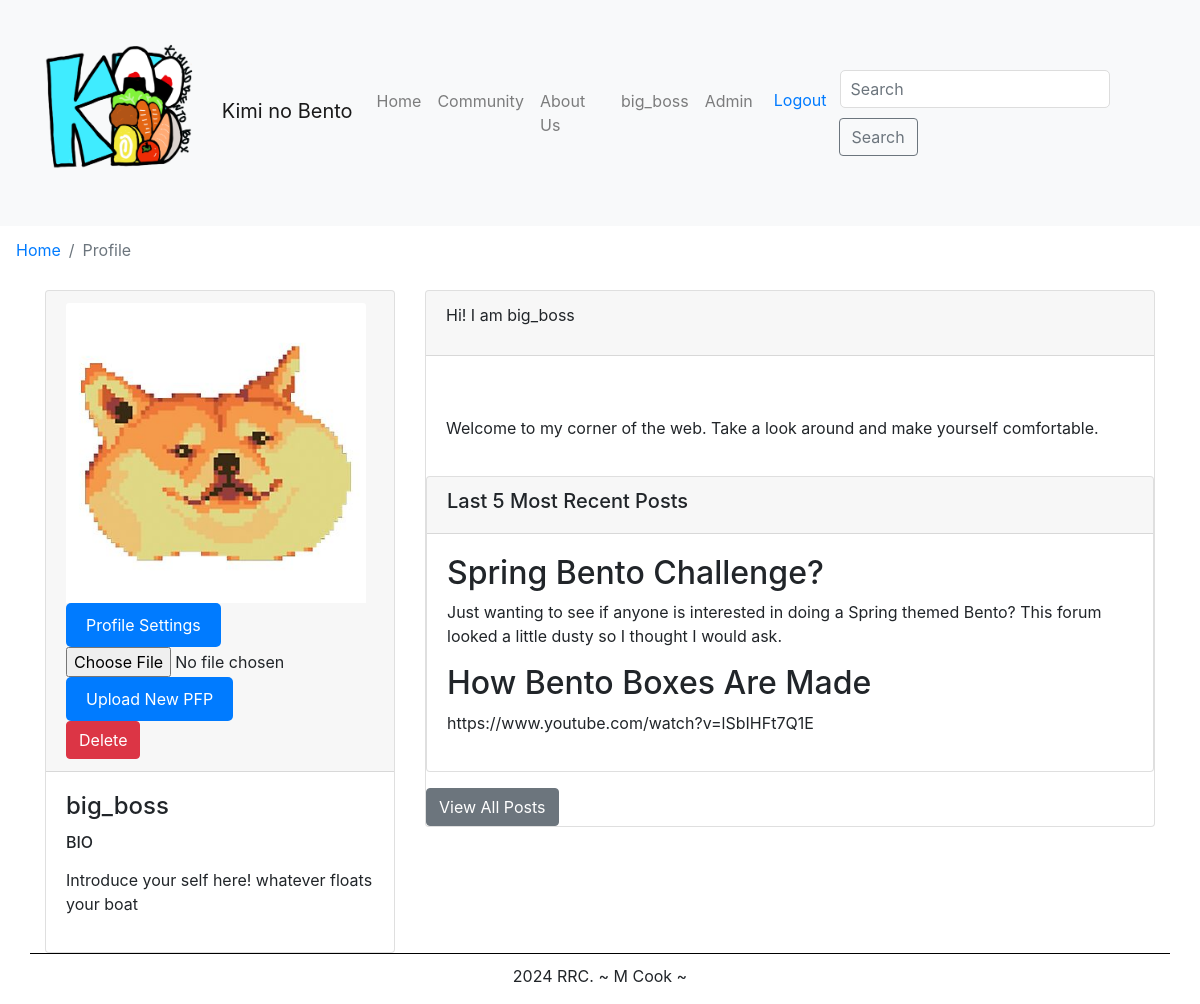
Screenshot of /user/account.php (signed in) with the database file from the repository.
### tables this page shows
CREATE TABLE `profiles` (
  `profiles_id` int(11) NOT NULL,
  `profiles_pfp` text NOT NULL,
  `profiles_about` varchar(255) DEFAULT NULL,
  `profiles_introtitle` varchar(100) DEFAULT NULL,
  `profiles_introtext` text DEFAULT NULL,
  `user_id` int(11) DEFAULT NULL
);

CREATE TABLE `posts` (
  `post_id` int(11) NOT NULL,
  `topic_id` int(11) DEFAULT NULL,
  `author_id` int(11) DEFAULT NULL,
  `title` text NOT NULL,
  `content` text NOT NULL,
  `date_created` timestamp NOT NULL DEFAULT current_timestamp()
);

### classes/database.classes.php (called while the page is built)
<?php
class Database
{
    protected function connection()
    {
        $dsn = 'mysql:host=localhost;dbname=knb_database;charset=utf8';
        $user = 'cms_user';
        $pass = 'youllnevergeussthispassworditslong';
        try {
            $db = new PDO($dsn, $user, $pass);
            $db->setAttribute(PDO::ATTR_ERRMODE, PDO::ERRMODE_EXCEPTION);
            return $db;
        } catch (PDOException $e) {
            throw new Exception("Error connecting to the database: " . $e->getMessage());
        }
    }
}

### classes/profileinfo.classes.php (called while the page is built, shortened)
<?php
class ProfileInfo extends Database
{
    protected function getProfileInfo($user_id)
    {
        try {
            $stmt = $this->connection()->prepare('SELECT * FROM profiles WHERE user_id = ?');
            $stmt->bindValue(1, $user_id, PDO::PARAM_INT);
            $stmt->execute();
            $profileData = $stmt->fetchAll(PDO::FETCH_ASSOC);
            return $profileData;
        } catch (PDOException $e) {
            header("Location: ../index.php");
            exit();
        }
    }
    public function getProfilePicture($user_id)
    {
        try {
            $stmt = $this->connection()->prepare('SELECT profiles_pfp FROM profiles WHERE user_id = ?');
            $stmt->bindValue(1, $user_id, PDO::PARAM_INT);
            $stmt->execute();
            $result = $stmt->fetch(PDO::FETCH_ASSOC);
            if ($result && isset($result['profiles_pfp'])) {
                return $result['profiles_pfp'];
            } else {
                return '../img/default imgs/cat_bento.png';
            }
        } catch (PDOException $e) {
            header("Location: ../index.php");
            exit();
        }
    }
    protected function getUserPosts($user_id)
    {
        try {
            $stmt = $this->connection()->prepare('SELECT post_id, title, content FROM posts WHERE author_id = ?');
            $stmt->bindValue(1, $user_id, PDO::PARAM_INT);
            $stmt->execute();
            $posts = $stmt->fetchAll(PDO::FETCH_ASSOC);
            return $posts;
        } catch (PDOException $e) {
            header("Location: ../index.php");
            exit();
        }
    }
}

### classes/profileInfo-view.classes.php (called while the page is built, shortened)
<?php
class ProfileInfoView extends ProfileInfo
{
    public function fetchAbout($user_id)
    {
        $profileInfo = $this->getProfileInfo($user_id);
        return $profileInfo[0]["profiles_about"];
    }
    public function fetchTitle($user_id)
    {
        $profileInfo = $this->getProfileInfo($user_id);
        return $profileInfo[0]["profiles_introtitle"];
    }
    public function fetchText($user_id)
    {
        $profileInfo = $this->getProfileInfo($user_id);
        return $profileInfo[0]["profiles_introtext"];
    }
    public function fetchPosts($user_id)
    {
        $posts = $this->getUserPosts($user_id);
        return $posts;
    }
    public function fetchProfilePicture($user_id)
    {
        $profilePicture = $this->getProfilePicture($user_id);
        return $profilePicture;
    }
}

### user/account.php (the view, shortened to what this page needs)
<?php
include('../inc/header.inc.php');
include('../classes/database.classes.php');
include('../classes/profileinfo.classes.php');
include('../classes/profileinfo-view.classes.php');
$profileInfo = new ProfileInfoView();
?>
<nav aria-label="breadcrumb">
    <ol class=" breadcrumb">
        <li class="breadcrumb-item"><a href="../index.php">Home</a></li>
        <li class="breadcrumb-item active" aria-current="page">Profile</li>
    </ol>
</nav>
<div class="container-md">
    <div class="row ">
        <div class="col-md-4">
            <div class="card">
                <div class="card-header">
                    <div class="profile-info-img">
                        <?php
                        $profilePicture = $profileInfo->fetchProfilePicture($_SESSION["user_id"]);
                        if (!empty($profilePicture)) :
                        ?>
                            <img src="<?= $profilePicture ?>" class="card-img-top" alt="Profile Picture">
                        <?php else : ?>
                            <img src="..\img\default imgs\cat_bento.png" class="card-img-top" alt="Profile Picture">
                        <?php endif; ?>
                        <a href="profile_settings.php" class="btn btn-primary">Profile Settings</a>
                        <form action="../backend/profile_upload_pfp.php" method="post" enctype="multipart/form-data" id="profilePictureForm">
                            <input type="file" name="profilePicture" accept="image/*">
                            <button type="submit" class="btn btn-primary">Upload New PFP</button>
                        </form>
                        <form action="../backend/delete_img.php" method="post" id="deleteProfilePictureForm">
                            <button type="submit" class="btn btn-danger" id="deleteProfilePicture" onclick="return confirm('Are you sure you want to delete this image?')">Delete</button>
                        </form>
                    </div>
                </div>
                <div class="card-body">
                    <h4 class="card-title"> <?php echo $_SESSION["username"]; ?>
                    </h4>
                    <h6>BIO</h6>
                    <p class="card-text">
                        <?php echo htmlspecialchars_decode($profileInfo->fetchAbout($_SESSION["user_id"])); ?>
                    </p>
                </div>
            </div>
        </div>
        <div class="col-md-8">
            <div class="card">
                <div class="card-header">
                    <p>
                        <?php echo htmlspecialchars_decode($profileInfo->fetchTitle($_SESSION["user_id"])); ?>
                    </p>
                </div>
                <div class="card-body">
                    <div class="form-group">
                        <p class="form-control-static">
                            <?php echo htmlspecialchars_decode($profileInfo->fetchText($_SESSION["user_id"])); ?>
                        </p>
                    </div>
                </div>
                <div class="card">
                    <div class="card-header">
                        <h5>Last 5 Most Recent Posts</h5>
                    </div>
                    <div class="card-body">
                        <?php
                        $posts = $profileInfo->fetchPosts($_SESSION["user_id"]);
                        $postCount = 0;
                        foreach ($posts as $post) :
                            if ($postCount < 5) :
                        ?>
                                <h2><?php echo strip_tags(htmlspecialchars_decode($post["title"])); ?></h2>
                                <p><?php echo strip_tags(htmlspecialchars_decode($post["content"])); ?></p>
                        <?php
                                $postCount++;
                            else :
                                break;
                            endif;
                        endforeach;
                        ?>
                    </div>
                </div>
                <div class="mt-3">
                    <a href="view_all_posts.php" class="btn btn-secondary">View All Posts</a>
                </div>
            </div>
        </div>
    </div>
</div>
<?php
include('../inc/footer.inc.php');
?>

### CSS/styles.css (style rules this page uses)
.breadcrumb { background-color: transparent; }
.card-img-top { max-width: 300px; max-height: 300px; }
.row { margin-bottom: 10px; border-bottom: 1px solid #000000; }
.btn-primary { background-color: #007bff; color: #fff; border: none; padding: 10px 20px; border-radius: 5px; cursor: pointer; }

### rows the page displays
profiles: profiles_pfp (picture), profiles_about "Introduce your self here! whatever floats your boat", profiles_introtitle "Hi! I am big_boss", profiles_introtext "Welcome to my corner of the web. Take a look around and make yourself comfortable."
posts: title "Spring Bento Challenge?", content "Just wanting to see if anyone is interested in doing a Spring themed Bento? This forum looked a little dusty so I thought I would ask."
posts: title "How Bento Boxes Are Made", content "https://www.youtube.com/watch?v=lSbIHFt7Q1E"

### other values shown
$_SESSION['username'] "big_boss"
$_SESSION["username"] "big_boss"
